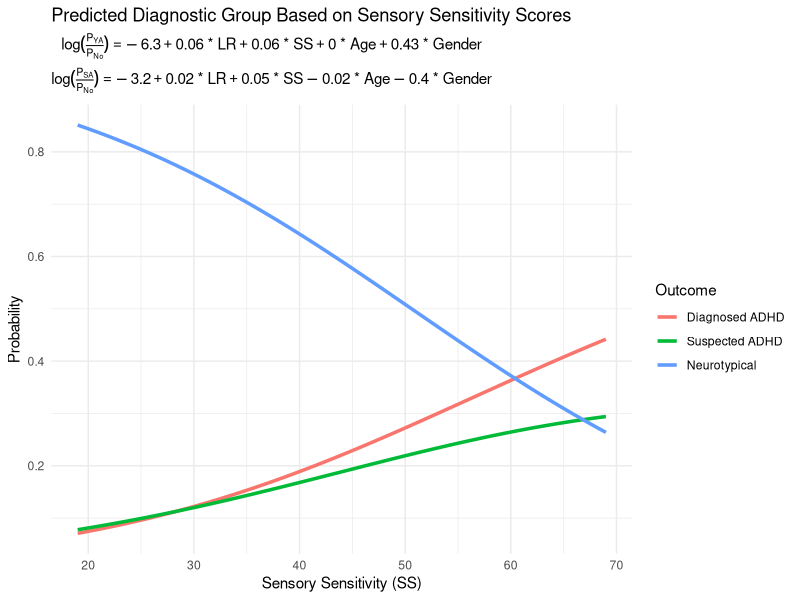

The R source for this figure:
#These are R packages that help graphically display data
library(ggplot2)
library(dplyr)
library(tidyverse)
#adding in beta values into variables (this is entered into a vector which is how R reads data)
beta_YA <- c(intercept = -6.3, LR = 0.06, SS = 0.06, Age = 0.00, Gender = 0.43)
beta_SA <- c(intercept = -3.2, LR = 0.02, SS = 0.05, Age = -0.02, Gender = -0.45)

ss_values <- seq(19, 69, length.out = 100)  #19 is the min and 69 is the max, 100 is the spacing between values and how they are read
df <- expand.grid(SS = ss_values, LR = 37.43, Age = 22, Gender = 1)   #here, I'm pulling out the variable I created above and adding the means from LR scores and age. Gender is 1 (male) because it was what was available in the SPSS output. I am adding it to a data frame which is a collection of vectors. 


df <- df %>%
  mutate(
    lin_YA = beta_YA["intercept"] + beta_YA["LR"] * LR + beta_YA["SS"] * SS + beta_YA["Age"] * Age + beta_YA["Gender"] * Gender,
    lin_SA = beta_SA["intercept"] + beta_SA["LR"] * LR + beta_SA["SS"] * SS + beta_SA["Age"] * Age + beta_SA["Gender"] * Gender
  )

df <- df %>%
  mutate(
    exp_YA = exp(lin_YA),
    exp_SA = exp(lin_SA),
    sum_exp = 1 + exp_YA + exp_SA,
    prob_YA = exp_YA / sum_exp,
    prob_SA = exp_SA / sum_exp,
    prob_NoA = 1 / sum_exp
  )
#these last two steps relate to the mathematical calculation of probability in regression models. Specifically, I am using the softmax function which is used for multinominal logistic regression.
df_long <- df %>%
  select(SS, prob_YA, prob_SA, prob_NoA) %>%
  pivot_longer(cols = starts_with("prob_"), names_to = "Outcome", values_to = "Probability") #this step involves changing the format of my data/vectors so that it can be read by the package I use to plot
#These are the labels for the lines
subtitle_text <- paste0(
  "P(Y) = exp(", 
  round(beta_YA["intercept"], 2), " + ", round(beta_YA["LR"], 2), " * LR + ", 
  round(beta_YA["SS"], 2), " * SS + ", round(beta_YA["Age"], 2), " * Age + ", 
  round(beta_YA["Gender"], 2), " * Gender) / sum(exp)"
)

df_long$Outcome <- factor(df_long$Outcome, levels = c("prob_YA", "prob_SA", "prob_NoA"),
                          labels = c("Diagnosed ADHD", "Suspected ADHD", "Neurotypical"))
#This is my actual plot where I have defined my axes and their labels and my main title. I defined my subtitle using a syntax that writes the equation as text rather than code 
ggplot(df_long, aes(x = SS, y = Probability, color = Outcome)) +
  geom_line(size = 1.2) +
  labs(
    title = "Predicted Diagnostic Group Based on Sensory Sensitivity Scores",
    subtitle = bquote(
      atop(
        log(frac(P[YA], P[No])) == -6.3 + 0.06 ~ "*" ~ LR + 0.06 ~ "*" ~ SS + 0.00 ~ "*" ~ Age + 0.43 ~ "*" ~ Gender,
        log(frac(P[SA], P[No])) == -3.2 + 0.02 ~ "*" ~ LR + 0.05 ~ "*" ~ SS - 0.02 ~ "*" ~ Age - 0.40 ~ "*" ~ Gender
      )
    ),
    x = "Sensory Sensitivity (SS)",
    y = "Probability"
  ) +
  theme_minimal()






